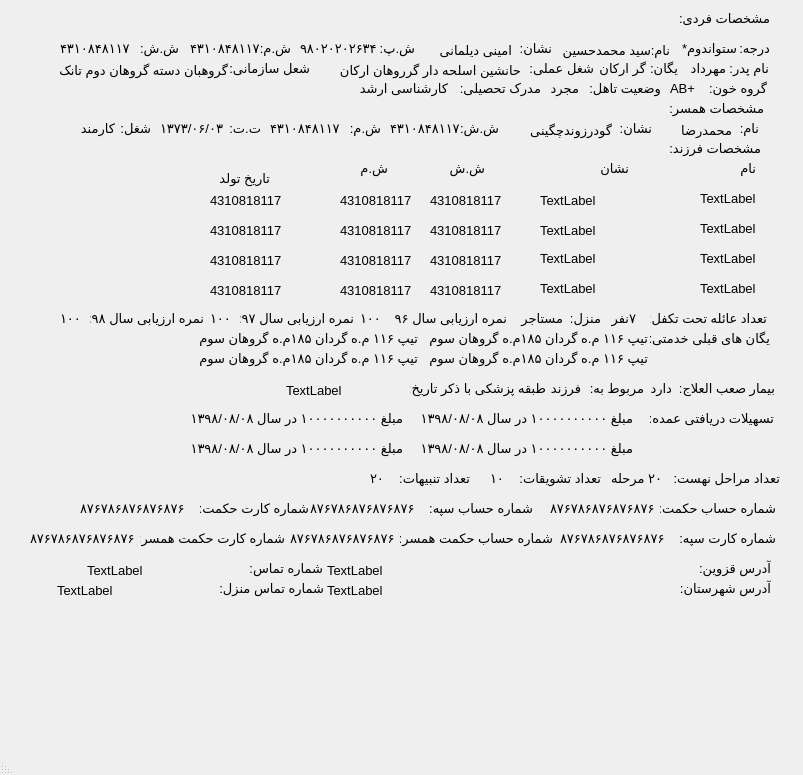
<?xml version="1.0" encoding="UTF-8"?>
<ui version="4.0">
 <class>MainWindow</class>
 <widget class="QMainWindow" name="MainWindow">
  <property name="enabled">
   <bool>true</bool>
  </property>
  <property name="geometry">
   <rect>
    <x>0</x>
    <y>0</y>
    <width>803</width>
    <height>775</height>
   </rect>
  </property>
  <property name="minimumSize">
   <size>
    <width>0</width>
    <height>775</height>
   </size>
  </property>
  <property name="windowTitle">
   <string>MainWindow</string>
  </property>
  <property name="layoutDirection">
   <enum>Qt::RightToLeft</enum>
  </property>
  <widget class="QWidget" name="centralwidget">
   <widget class="QLabel" name="label">
    <property name="geometry">
     <rect>
      <x>680</x>
      <y>10</y>
      <width>90</width>
      <height>17</height>
     </rect>
    </property>
    <property name="font">
     <font>
      <pointsize>10</pointsize>
     </font>
    </property>
    <property name="text">
     <string>مشخصات فردی:</string>
    </property>
   </widget>
   <widget class="QLabel" name="label_2">
    <property name="geometry">
     <rect>
      <x>730</x>
      <y>40</y>
      <width>40</width>
      <height>17</height>
     </rect>
    </property>
    <property name="font">
     <font>
      <pointsize>10</pointsize>
     </font>
    </property>
    <property name="text">
     <string>درجه:</string>
    </property>
   </widget>
   <widget class="QLabel" name="label_3">
    <property name="geometry">
     <rect>
      <x>680</x>
      <y>40</y>
      <width>57</width>
      <height>17</height>
     </rect>
    </property>
    <property name="font">
     <font>
      <pointsize>10</pointsize>
     </font>
    </property>
    <property name="text">
     <string>ستواندوم*</string>
    </property>
   </widget>
   <widget class="QLabel" name="label_4">
    <property name="geometry">
     <rect>
      <x>650</x>
      <y>40</y>
      <width>20</width>
      <height>20</height>
     </rect>
    </property>
    <property name="font">
     <font>
      <pointsize>10</pointsize>
     </font>
    </property>
    <property name="text">
     <string>نام:</string>
    </property>
   </widget>
   <widget class="QLabel" name="label_5">
    <property name="geometry">
     <rect>
      <x>560</x>
      <y>40</y>
      <width>91</width>
      <height>20</height>
     </rect>
    </property>
    <property name="font">
     <font>
      <pointsize>10</pointsize>
     </font>
    </property>
    <property name="text">
     <string>سید محمدحسین</string>
    </property>
   </widget>
   <widget class="QLabel" name="label_6">
    <property name="geometry">
     <rect>
      <x>520</x>
      <y>40</y>
      <width>32</width>
      <height>17</height>
     </rect>
    </property>
    <property name="font">
     <font>
      <pointsize>10</pointsize>
     </font>
    </property>
    <property name="text">
     <string>نشان:</string>
    </property>
   </widget>
   <widget class="QLabel" name="label_7">
    <property name="geometry">
     <rect>
      <x>421</x>
      <y>40</y>
      <width>91</width>
      <height>20</height>
     </rect>
    </property>
    <property name="font">
     <font>
      <pointsize>10</pointsize>
     </font>
    </property>
    <property name="text">
     <string>امینی دیلمانی</string>
    </property>
   </widget>
   <widget class="QLabel" name="label_8">
    <property name="geometry">
     <rect>
      <x>380</x>
      <y>40</y>
      <width>35</width>
      <height>17</height>
     </rect>
    </property>
    <property name="font">
     <font>
      <pointsize>10</pointsize>
     </font>
    </property>
    <property name="text">
     <string>ش.پ:</string>
    </property>
   </widget>
   <widget class="QLabel" name="label_9">
    <property name="geometry">
     <rect>
      <x>300</x>
      <y>40</y>
      <width>77</width>
      <height>17</height>
     </rect>
    </property>
    <property name="font">
     <font>
      <pointsize>10</pointsize>
     </font>
    </property>
    <property name="text">
     <string>۹۸۰۲۰۲۰۲۶۳۴</string>
    </property>
   </widget>
   <widget class="QLabel" name="label_10">
    <property name="geometry">
     <rect>
      <x>260</x>
      <y>40</y>
      <width>31</width>
      <height>17</height>
     </rect>
    </property>
    <property name="font">
     <font>
      <pointsize>10</pointsize>
     </font>
    </property>
    <property name="text">
     <string>ش.م:</string>
    </property>
   </widget>
   <widget class="QLabel" name="label_11">
    <property name="geometry">
     <rect>
      <x>190</x>
      <y>40</y>
      <width>70</width>
      <height>17</height>
     </rect>
    </property>
    <property name="font">
     <font>
      <pointsize>10</pointsize>
     </font>
    </property>
    <property name="text">
     <string>۴۳۱۰۸۴۸۱۱۷</string>
    </property>
   </widget>
   <widget class="QLabel" name="label_12">
    <property name="geometry">
     <rect>
      <x>730</x>
      <y>60</y>
      <width>39</width>
      <height>17</height>
     </rect>
    </property>
    <property name="font">
     <font>
      <pointsize>10</pointsize>
     </font>
    </property>
    <property name="text">
     <string>نام پدر:</string>
    </property>
   </widget>
   <widget class="QLabel" name="label_13">
    <property name="geometry">
     <rect>
      <x>690</x>
      <y>60</y>
      <width>36</width>
      <height>17</height>
     </rect>
    </property>
    <property name="font">
     <font>
      <pointsize>10</pointsize>
     </font>
    </property>
    <property name="text">
     <string>مهرداد</string>
    </property>
   </widget>
   <widget class="QLabel" name="label_14">
    <property name="geometry">
     <rect>
      <x>650</x>
      <y>60</y>
      <width>28</width>
      <height>17</height>
     </rect>
    </property>
    <property name="font">
     <font>
      <pointsize>10</pointsize>
     </font>
    </property>
    <property name="text">
     <string>یگان:</string>
    </property>
   </widget>
   <widget class="QLabel" name="label_15">
    <property name="geometry">
     <rect>
      <x>600</x>
      <y>60</y>
      <width>46</width>
      <height>17</height>
     </rect>
    </property>
    <property name="font">
     <font>
      <pointsize>10</pointsize>
     </font>
    </property>
    <property name="text">
     <string>گر ارکان</string>
    </property>
   </widget>
   <widget class="QLabel" name="label_16">
    <property name="geometry">
     <rect>
      <x>530</x>
      <y>60</y>
      <width>64</width>
      <height>17</height>
     </rect>
    </property>
    <property name="font">
     <font>
      <pointsize>10</pointsize>
     </font>
    </property>
    <property name="text">
     <string>شغل عملی:</string>
    </property>
   </widget>
   <widget class="QLabel" name="label_17">
    <property name="geometry">
     <rect>
      <x>320</x>
      <y>60</y>
      <width>201</width>
      <height>20</height>
     </rect>
    </property>
    <property name="font">
     <font>
      <pointsize>10</pointsize>
     </font>
    </property>
    <property name="text">
     <string>حانشین اسلحه دار گرروهان ارکان</string>
    </property>
   </widget>
   <widget class="QLabel" name="label_18">
    <property name="geometry">
     <rect>
      <x>230</x>
      <y>60</y>
      <width>80</width>
      <height>17</height>
     </rect>
    </property>
    <property name="font">
     <font>
      <pointsize>10</pointsize>
     </font>
    </property>
    <property name="text">
     <string>شعل سازمانی:</string>
    </property>
   </widget>
   <widget class="QLabel" name="label_19">
    <property name="geometry">
     <rect>
      <x>27</x>
      <y>60</y>
      <width>201</width>
      <height>20</height>
     </rect>
    </property>
    <property name="font">
     <font>
      <pointsize>10</pointsize>
     </font>
    </property>
    <property name="text">
     <string>گروهبان دسته گروهان دوم تانک</string>
    </property>
   </widget>
   <widget class="QLabel" name="label_20">
    <property name="geometry">
     <rect>
      <x>460</x>
      <y>80</y>
      <width>81</width>
      <height>17</height>
     </rect>
    </property>
    <property name="font">
     <font>
      <pointsize>10</pointsize>
     </font>
    </property>
    <property name="text">
     <string>مدرک تحصیلی:</string>
    </property>
   </widget>
   <widget class="QLabel" name="label_21">
    <property name="geometry">
     <rect>
      <x>360</x>
      <y>80</y>
      <width>88</width>
      <height>17</height>
     </rect>
    </property>
    <property name="font">
     <font>
      <pointsize>10</pointsize>
     </font>
    </property>
    <property name="text">
     <string>کارشناسی ارشد</string>
    </property>
   </widget>
   <widget class="QLabel" name="label_22">
    <property name="geometry">
     <rect>
      <x>710</x>
      <y>80</y>
      <width>57</width>
      <height>17</height>
     </rect>
    </property>
    <property name="font">
     <font>
      <pointsize>10</pointsize>
     </font>
    </property>
    <property name="text">
     <string>گروه خون:</string>
    </property>
   </widget>
   <widget class="QLabel" name="label_23">
    <property name="geometry">
     <rect>
      <x>670</x>
      <y>80</y>
      <width>25</width>
      <height>16</height>
     </rect>
    </property>
    <property name="font">
     <font>
      <pointsize>10</pointsize>
     </font>
    </property>
    <property name="text">
     <string>AB+</string>
    </property>
   </widget>
   <widget class="QLabel" name="label_24">
    <property name="geometry">
     <rect>
      <x>590</x>
      <y>80</y>
      <width>71</width>
      <height>17</height>
     </rect>
    </property>
    <property name="font">
     <font>
      <pointsize>10</pointsize>
     </font>
    </property>
    <property name="text">
     <string>وضعیت تاهل:</string>
    </property>
   </widget>
   <widget class="QLabel" name="label_25">
    <property name="geometry">
     <rect>
      <x>550</x>
      <y>80</y>
      <width>29</width>
      <height>17</height>
     </rect>
    </property>
    <property name="font">
     <font>
      <pointsize>10</pointsize>
     </font>
    </property>
    <property name="text">
     <string>مجرد</string>
    </property>
   </widget>
   <widget class="QLabel" name="label_26">
    <property name="geometry">
     <rect>
      <x>140</x>
      <y>40</y>
      <width>39</width>
      <height>17</height>
     </rect>
    </property>
    <property name="font">
     <font>
      <pointsize>10</pointsize>
     </font>
    </property>
    <property name="text">
     <string>ش.ش:</string>
    </property>
   </widget>
   <widget class="QLabel" name="label_27">
    <property name="geometry">
     <rect>
      <x>60</x>
      <y>40</y>
      <width>70</width>
      <height>17</height>
     </rect>
    </property>
    <property name="font">
     <font>
      <pointsize>10</pointsize>
     </font>
    </property>
    <property name="text">
     <string>۴۳۱۰۸۴۸۱۱۷</string>
    </property>
   </widget>
   <widget class="QLabel" name="label_28">
    <property name="geometry">
     <rect>
      <x>670</x>
      <y>100</y>
      <width>94</width>
      <height>17</height>
     </rect>
    </property>
    <property name="font">
     <font>
      <pointsize>10</pointsize>
     </font>
    </property>
    <property name="text">
     <string>مشخصات همسر:</string>
    </property>
   </widget>
   <widget class="QLabel" name="label_29">
    <property name="geometry">
     <rect>
      <x>740</x>
      <y>120</y>
      <width>19</width>
      <height>17</height>
     </rect>
    </property>
    <property name="font">
     <font>
      <pointsize>10</pointsize>
     </font>
    </property>
    <property name="text">
     <string>نام:</string>
    </property>
   </widget>
   <widget class="QLabel" name="label_30">
    <property name="geometry">
     <rect>
      <x>661</x>
      <y>120</y>
      <width>71</width>
      <height>20</height>
     </rect>
    </property>
    <property name="font">
     <font>
      <pointsize>10</pointsize>
     </font>
    </property>
    <property name="text">
     <string>محمدرضا</string>
    </property>
   </widget>
   <widget class="QLabel" name="label_31">
    <property name="geometry">
     <rect>
      <x>620</x>
      <y>120</y>
      <width>32</width>
      <height>17</height>
     </rect>
    </property>
    <property name="font">
     <font>
      <pointsize>10</pointsize>
     </font>
    </property>
    <property name="text">
     <string>نشان:</string>
    </property>
   </widget>
   <widget class="QLabel" name="label_32">
    <property name="geometry">
     <rect>
      <x>501</x>
      <y>120</y>
      <width>111</width>
      <height>20</height>
     </rect>
    </property>
    <property name="font">
     <font>
      <pointsize>10</pointsize>
     </font>
    </property>
    <property name="text">
     <string>گودرزوندچگینی</string>
    </property>
   </widget>
   <widget class="QLabel" name="label_33">
    <property name="geometry">
     <rect>
      <x>460</x>
      <y>120</y>
      <width>39</width>
      <height>17</height>
     </rect>
    </property>
    <property name="font">
     <font>
      <pointsize>10</pointsize>
     </font>
    </property>
    <property name="text">
     <string>ش.ش:</string>
    </property>
   </widget>
   <widget class="QLabel" name="label_34">
    <property name="geometry">
     <rect>
      <x>390</x>
      <y>120</y>
      <width>70</width>
      <height>17</height>
     </rect>
    </property>
    <property name="font">
     <font>
      <pointsize>10</pointsize>
     </font>
    </property>
    <property name="text">
     <string>۴۳۱۰۸۴۸۱۱۷</string>
    </property>
   </widget>
   <widget class="QLabel" name="label_35">
    <property name="geometry">
     <rect>
      <x>350</x>
      <y>120</y>
      <width>31</width>
      <height>17</height>
     </rect>
    </property>
    <property name="font">
     <font>
      <pointsize>10</pointsize>
     </font>
    </property>
    <property name="text">
     <string>ش.م:</string>
    </property>
   </widget>
   <widget class="QLabel" name="label_36">
    <property name="geometry">
     <rect>
      <x>270</x>
      <y>120</y>
      <width>70</width>
      <height>17</height>
     </rect>
    </property>
    <property name="font">
     <font>
      <pointsize>10</pointsize>
     </font>
    </property>
    <property name="text">
     <string>۴۳۱۰۸۴۸۱۱۷</string>
    </property>
   </widget>
   <widget class="QLabel" name="label_37">
    <property name="geometry">
     <rect>
      <x>230</x>
      <y>120</y>
      <width>31</width>
      <height>17</height>
     </rect>
    </property>
    <property name="font">
     <font>
      <pointsize>10</pointsize>
     </font>
    </property>
    <property name="text">
     <string>ت.ت:</string>
    </property>
   </widget>
   <widget class="QLabel" name="label_38">
    <property name="geometry">
     <rect>
      <x>160</x>
      <y>120</y>
      <width>66</width>
      <height>17</height>
     </rect>
    </property>
    <property name="font">
     <font>
      <pointsize>10</pointsize>
     </font>
    </property>
    <property name="text">
     <string>۱۳۷۳/۰۶/۰۳</string>
    </property>
   </widget>
   <widget class="QLabel" name="label_39">
    <property name="geometry">
     <rect>
      <x>120</x>
      <y>120</y>
      <width>31</width>
      <height>17</height>
     </rect>
    </property>
    <property name="font">
     <font>
      <pointsize>10</pointsize>
     </font>
    </property>
    <property name="text">
     <string>شغل:</string>
    </property>
   </widget>
   <widget class="QLabel" name="label_40">
    <property name="geometry">
     <rect>
      <x>80</x>
      <y>120</y>
      <width>35</width>
      <height>17</height>
     </rect>
    </property>
    <property name="font">
     <font>
      <pointsize>10</pointsize>
     </font>
    </property>
    <property name="text">
     <string>کارمند</string>
    </property>
   </widget>
   <widget class="QLabel" name="label_41">
    <property name="geometry">
     <rect>
      <x>670</x>
      <y>140</y>
      <width>91</width>
      <height>17</height>
     </rect>
    </property>
    <property name="font">
     <font>
      <pointsize>10</pointsize>
     </font>
    </property>
    <property name="text">
     <string>مشخصات فرزند:</string>
    </property>
   </widget>
   <widget class="QLabel" name="label_42">
    <property name="geometry">
     <rect>
      <x>740</x>
      <y>160</y>
      <width>16</width>
      <height>17</height>
     </rect>
    </property>
    <property name="font">
     <font>
      <pointsize>10</pointsize>
     </font>
    </property>
    <property name="text">
     <string>نام</string>
    </property>
   </widget>
   <widget class="QLabel" name="label_44">
    <property name="geometry">
     <rect>
      <x>600</x>
      <y>160</y>
      <width>29</width>
      <height>17</height>
     </rect>
    </property>
    <property name="font">
     <font>
      <pointsize>10</pointsize>
     </font>
    </property>
    <property name="text">
     <string>نشان</string>
    </property>
   </widget>
   <widget class="QLabel" name="label_45">
    <property name="geometry">
     <rect>
      <x>450</x>
      <y>160</y>
      <width>35</width>
      <height>17</height>
     </rect>
    </property>
    <property name="font">
     <font>
      <pointsize>10</pointsize>
     </font>
    </property>
    <property name="text">
     <string>ش.ش</string>
    </property>
   </widget>
   <widget class="QLabel" name="label_46">
    <property name="geometry">
     <rect>
      <x>360</x>
      <y>160</y>
      <width>28</width>
      <height>17</height>
     </rect>
    </property>
    <property name="font">
     <font>
      <pointsize>10</pointsize>
     </font>
    </property>
    <property name="text">
     <string>ش.م</string>
    </property>
   </widget>
   <widget class="QLabel" name="label_47">
    <property name="geometry">
     <rect>
      <x>220</x>
      <y>170</y>
      <width>50</width>
      <height>17</height>
     </rect>
    </property>
    <property name="font">
     <font>
      <pointsize>10</pointsize>
     </font>
    </property>
    <property name="text">
     <string>تاریخ تولد</string>
    </property>
   </widget>
   <widget class="QLabel" name="label_51">
    <property name="geometry">
     <rect>
      <x>540</x>
      <y>190</y>
      <width>91</width>
      <height>20</height>
     </rect>
    </property>
    <property name="font">
     <font>
      <pointsize>10</pointsize>
     </font>
    </property>
    <property name="text">
     <string>TextLabel</string>
    </property>
   </widget>
   <widget class="QLabel" name="label_52">
    <property name="geometry">
     <rect>
      <x>430</x>
      <y>190</y>
      <width>81</width>
      <height>20</height>
     </rect>
    </property>
    <property name="font">
     <font>
      <pointsize>10</pointsize>
     </font>
    </property>
    <property name="text">
     <string>4310818117</string>
    </property>
   </widget>
   <widget class="QLabel" name="label_55">
    <property name="geometry">
     <rect>
      <x>700</x>
      <y>190</y>
      <width>58</width>
      <height>16</height>
     </rect>
    </property>
    <property name="font">
     <font>
      <pointsize>10</pointsize>
     </font>
    </property>
    <property name="text">
     <string>TextLabel</string>
    </property>
   </widget>
   <widget class="QLabel" name="label_56">
    <property name="geometry">
     <rect>
      <x>700</x>
      <y>220</y>
      <width>58</width>
      <height>16</height>
     </rect>
    </property>
    <property name="font">
     <font>
      <pointsize>10</pointsize>
     </font>
    </property>
    <property name="text">
     <string>TextLabel</string>
    </property>
   </widget>
   <widget class="QLabel" name="label_57">
    <property name="geometry">
     <rect>
      <x>540</x>
      <y>220</y>
      <width>91</width>
      <height>20</height>
     </rect>
    </property>
    <property name="font">
     <font>
      <pointsize>10</pointsize>
     </font>
    </property>
    <property name="text">
     <string>TextLabel</string>
    </property>
   </widget>
   <widget class="QLabel" name="label_61">
    <property name="geometry">
     <rect>
      <x>540</x>
      <y>250</y>
      <width>91</width>
      <height>16</height>
     </rect>
    </property>
    <property name="font">
     <font>
      <pointsize>10</pointsize>
     </font>
    </property>
    <property name="text">
     <string>TextLabel</string>
    </property>
   </widget>
   <widget class="QLabel" name="label_65">
    <property name="geometry">
     <rect>
      <x>700</x>
      <y>250</y>
      <width>58</width>
      <height>16</height>
     </rect>
    </property>
    <property name="font">
     <font>
      <pointsize>10</pointsize>
     </font>
    </property>
    <property name="text">
     <string>TextLabel</string>
    </property>
   </widget>
   <widget class="QLabel" name="label_66">
    <property name="geometry">
     <rect>
      <x>700</x>
      <y>280</y>
      <width>58</width>
      <height>16</height>
     </rect>
    </property>
    <property name="font">
     <font>
      <pointsize>10</pointsize>
     </font>
    </property>
    <property name="text">
     <string>TextLabel</string>
    </property>
   </widget>
   <widget class="QLabel" name="label_67">
    <property name="geometry">
     <rect>
      <x>540</x>
      <y>280</y>
      <width>91</width>
      <height>16</height>
     </rect>
    </property>
    <property name="font">
     <font>
      <pointsize>10</pointsize>
     </font>
    </property>
    <property name="text">
     <string>TextLabel</string>
    </property>
   </widget>
   <widget class="QLabel" name="label_71">
    <property name="geometry">
     <rect>
      <x>650</x>
      <y>310</y>
      <width>117</width>
      <height>17</height>
     </rect>
    </property>
    <property name="font">
     <font>
      <pointsize>10</pointsize>
     </font>
    </property>
    <property name="text">
     <string>تعداد عائله تحت تکفل:</string>
    </property>
   </widget>
   <widget class="QLabel" name="label_72">
    <property name="geometry">
     <rect>
      <x>610</x>
      <y>310</y>
      <width>26</width>
      <height>17</height>
     </rect>
    </property>
    <property name="font">
     <font>
      <pointsize>10</pointsize>
     </font>
    </property>
    <property name="text">
     <string>۷نفر</string>
    </property>
   </widget>
   <widget class="QLabel" name="label_73">
    <property name="geometry">
     <rect>
      <x>570</x>
      <y>310</y>
      <width>31</width>
      <height>17</height>
     </rect>
    </property>
    <property name="font">
     <font>
      <pointsize>10</pointsize>
     </font>
    </property>
    <property name="text">
     <string>منزل:</string>
    </property>
   </widget>
   <widget class="QLabel" name="label_74">
    <property name="geometry">
     <rect>
      <x>520</x>
      <y>310</y>
      <width>43</width>
      <height>17</height>
     </rect>
    </property>
    <property name="font">
     <font>
      <pointsize>10</pointsize>
     </font>
    </property>
    <property name="text">
     <string>مستاجر</string>
    </property>
   </widget>
   <widget class="QLabel" name="label_75">
    <property name="geometry">
     <rect>
      <x>390</x>
      <y>310</y>
      <width>117</width>
      <height>17</height>
     </rect>
    </property>
    <property name="font">
     <font>
      <pointsize>10</pointsize>
     </font>
    </property>
    <property name="text">
     <string>نمره ارزیابی سال ۹۶ :</string>
    </property>
   </widget>
   <widget class="QLabel" name="label_76">
    <property name="geometry">
     <rect>
      <x>360</x>
      <y>310</y>
      <width>21</width>
      <height>17</height>
     </rect>
    </property>
    <property name="font">
     <font>
      <pointsize>10</pointsize>
     </font>
    </property>
    <property name="text">
     <string>۱۰۰</string>
    </property>
   </widget>
   <widget class="QLabel" name="label_77">
    <property name="geometry">
     <rect>
      <x>240</x>
      <y>310</y>
      <width>114</width>
      <height>17</height>
     </rect>
    </property>
    <property name="font">
     <font>
      <pointsize>10</pointsize>
     </font>
    </property>
    <property name="text">
     <string>نمره ارزیابی سال ۹۷:</string>
    </property>
   </widget>
   <widget class="QLabel" name="label_78">
    <property name="geometry">
     <rect>
      <x>210</x>
      <y>310</y>
      <width>21</width>
      <height>17</height>
     </rect>
    </property>
    <property name="font">
     <font>
      <pointsize>10</pointsize>
     </font>
    </property>
    <property name="text">
     <string>۱۰۰</string>
    </property>
   </widget>
   <widget class="QLabel" name="label_79">
    <property name="geometry">
     <rect>
      <x>90</x>
      <y>310</y>
      <width>114</width>
      <height>17</height>
     </rect>
    </property>
    <property name="font">
     <font>
      <pointsize>10</pointsize>
     </font>
    </property>
    <property name="text">
     <string>نمره ارزیابی سال ۹۸:</string>
    </property>
   </widget>
   <widget class="QLabel" name="label_80">
    <property name="geometry">
     <rect>
      <x>60</x>
      <y>310</y>
      <width>21</width>
      <height>17</height>
     </rect>
    </property>
    <property name="font">
     <font>
      <pointsize>10</pointsize>
     </font>
    </property>
    <property name="text">
     <string>۱۰۰</string>
    </property>
   </widget>
   <widget class="QLabel" name="label_81">
    <property name="geometry">
     <rect>
      <x>650</x>
      <y>330</y>
      <width>120</width>
      <height>17</height>
     </rect>
    </property>
    <property name="font">
     <font>
      <pointsize>10</pointsize>
     </font>
    </property>
    <property name="text">
     <string>یگان های قبلی خدمتی:</string>
    </property>
   </widget>
   <widget class="QLabel" name="label_82">
    <property name="geometry">
     <rect>
      <x>430</x>
      <y>330</y>
      <width>218</width>
      <height>17</height>
     </rect>
    </property>
    <property name="font">
     <font>
      <pointsize>10</pointsize>
     </font>
    </property>
    <property name="text">
     <string>تیپ ۱۱۶ م.ه گردان ۱۸۵م.ه گروهان سوم </string>
    </property>
   </widget>
   <widget class="QLabel" name="label_86">
    <property name="geometry">
     <rect>
      <x>680</x>
      <y>380</y>
      <width>95</width>
      <height>17</height>
     </rect>
    </property>
    <property name="font">
     <font>
      <pointsize>10</pointsize>
     </font>
    </property>
    <property name="text">
     <string>بیمار صعب العلاج:</string>
    </property>
   </widget>
   <widget class="QLabel" name="label_87">
    <property name="geometry">
     <rect>
      <x>650</x>
      <y>380</y>
      <width>22</width>
      <height>17</height>
     </rect>
    </property>
    <property name="font">
     <font>
      <pointsize>10</pointsize>
     </font>
    </property>
    <property name="text">
     <string>دارد</string>
    </property>
   </widget>
   <widget class="QLabel" name="label_88">
    <property name="geometry">
     <rect>
      <x>590</x>
      <y>380</y>
      <width>54</width>
      <height>17</height>
     </rect>
    </property>
    <property name="font">
     <font>
      <pointsize>10</pointsize>
     </font>
    </property>
    <property name="text">
     <string>مربوط به:</string>
    </property>
   </widget>
   <widget class="QLabel" name="label_89">
    <property name="geometry">
     <rect>
      <x>550</x>
      <y>380</y>
      <width>31</width>
      <height>17</height>
     </rect>
    </property>
    <property name="font">
     <font>
      <pointsize>10</pointsize>
     </font>
    </property>
    <property name="text">
     <string>فرزند</string>
    </property>
   </widget>
   <widget class="QLabel" name="label_90">
    <property name="geometry">
     <rect>
      <x>410</x>
      <y>380</y>
      <width>136</width>
      <height>17</height>
     </rect>
    </property>
    <property name="font">
     <font>
      <pointsize>10</pointsize>
     </font>
    </property>
    <property name="text">
     <string>طبقه پزشکی با ذکر تاریخ:</string>
    </property>
   </widget>
   <widget class="QLabel" name="label_92">
    <property name="geometry">
     <rect>
      <x>650</x>
      <y>410</y>
      <width>124</width>
      <height>17</height>
     </rect>
    </property>
    <property name="font">
     <font>
      <pointsize>10</pointsize>
     </font>
    </property>
    <property name="text">
     <string>تسهیلات دریافتی عمده:</string>
    </property>
   </widget>
   <widget class="QLabel" name="label_93">
    <property name="geometry">
     <rect>
      <x>420</x>
      <y>410</y>
      <width>213</width>
      <height>17</height>
     </rect>
    </property>
    <property name="font">
     <font>
      <pointsize>10</pointsize>
     </font>
    </property>
    <property name="text">
     <string>مبلغ ۱۰۰۰۰۰۰۰۰۰۰ در سال ۱۳۹۸/۰۸/۰۸</string>
    </property>
   </widget>
   <widget class="QLabel" name="label_97">
    <property name="geometry">
     <rect>
      <x>670</x>
      <y>470</y>
      <width>110</width>
      <height>17</height>
     </rect>
    </property>
    <property name="font">
     <font>
      <pointsize>10</pointsize>
     </font>
    </property>
    <property name="text">
     <string>تعداد مراحل نهست:</string>
    </property>
   </widget>
   <widget class="QLabel" name="label_98">
    <property name="geometry">
     <rect>
      <x>610</x>
      <y>470</y>
      <width>52</width>
      <height>17</height>
     </rect>
    </property>
    <property name="font">
     <font>
      <pointsize>10</pointsize>
     </font>
    </property>
    <property name="text">
     <string>۲۰ مرحله</string>
    </property>
   </widget>
   <widget class="QLabel" name="label_99">
    <property name="geometry">
     <rect>
      <x>520</x>
      <y>470</y>
      <width>81</width>
      <height>17</height>
     </rect>
    </property>
    <property name="font">
     <font>
      <pointsize>10</pointsize>
     </font>
    </property>
    <property name="text">
     <string>تعداد تشویقات:</string>
    </property>
   </widget>
   <widget class="QLabel" name="label_100">
    <property name="geometry">
     <rect>
      <x>490</x>
      <y>470</y>
      <width>14</width>
      <height>17</height>
     </rect>
    </property>
    <property name="font">
     <font>
      <pointsize>10</pointsize>
     </font>
    </property>
    <property name="text">
     <string>۱۰</string>
    </property>
   </widget>
   <widget class="QLabel" name="label_101">
    <property name="geometry">
     <rect>
      <x>400</x>
      <y>470</y>
      <width>70</width>
      <height>17</height>
     </rect>
    </property>
    <property name="font">
     <font>
      <pointsize>10</pointsize>
     </font>
    </property>
    <property name="text">
     <string>تعداد تنبیهات:</string>
    </property>
   </widget>
   <widget class="QLabel" name="label_102">
    <property name="geometry">
     <rect>
      <x>370</x>
      <y>470</y>
      <width>14</width>
      <height>17</height>
     </rect>
    </property>
    <property name="font">
     <font>
      <pointsize>10</pointsize>
     </font>
    </property>
    <property name="text">
     <string>۲۰</string>
    </property>
   </widget>
   <widget class="QLabel" name="label_103">
    <property name="geometry">
     <rect>
      <x>660</x>
      <y>500</y>
      <width>116</width>
      <height>17</height>
     </rect>
    </property>
    <property name="font">
     <font>
      <pointsize>10</pointsize>
     </font>
    </property>
    <property name="text">
     <string>شماره حساب حکمت:</string>
    </property>
   </widget>
   <widget class="QLabel" name="label_104">
    <property name="geometry">
     <rect>
      <x>550</x>
      <y>500</y>
      <width>105</width>
      <height>17</height>
     </rect>
    </property>
    <property name="font">
     <font>
      <pointsize>10</pointsize>
     </font>
    </property>
    <property name="text">
     <string>۸۷۶۷۸۶۸۷۶۸۷۶۸۷۶</string>
    </property>
   </widget>
   <widget class="QLabel" name="label_105">
    <property name="geometry">
     <rect>
      <x>430</x>
      <y>500</y>
      <width>103</width>
      <height>17</height>
     </rect>
    </property>
    <property name="font">
     <font>
      <pointsize>10</pointsize>
     </font>
    </property>
    <property name="text">
     <string>شماره حساب سپه:</string>
    </property>
   </widget>
   <widget class="QLabel" name="label_106">
    <property name="geometry">
     <rect>
      <x>310</x>
      <y>500</y>
      <width>105</width>
      <height>17</height>
     </rect>
    </property>
    <property name="font">
     <font>
      <pointsize>10</pointsize>
     </font>
    </property>
    <property name="text">
     <string>۸۷۶۷۸۶۸۷۶۸۷۶۸۷۶</string>
    </property>
   </widget>
   <widget class="QLabel" name="label_107">
    <property name="geometry">
     <rect>
      <x>400</x>
      <y>530</y>
      <width>153</width>
      <height>17</height>
     </rect>
    </property>
    <property name="font">
     <font>
      <pointsize>10</pointsize>
     </font>
    </property>
    <property name="text">
     <string>شماره حساب حکمت همسر:</string>
    </property>
   </widget>
   <widget class="QLabel" name="label_108">
    <property name="geometry">
     <rect>
      <x>290</x>
      <y>530</y>
      <width>105</width>
      <height>17</height>
     </rect>
    </property>
    <property name="font">
     <font>
      <pointsize>10</pointsize>
     </font>
    </property>
    <property name="text">
     <string>۸۷۶۷۸۶۸۷۶۸۷۶۸۷۶</string>
    </property>
   </widget>
   <widget class="QLabel" name="label_109">
    <property name="geometry">
     <rect>
      <x>200</x>
      <y>500</y>
      <width>109</width>
      <height>17</height>
     </rect>
    </property>
    <property name="font">
     <font>
      <pointsize>10</pointsize>
     </font>
    </property>
    <property name="text">
     <string>شماره کارت حکمت:</string>
    </property>
   </widget>
   <widget class="QLabel" name="label_110">
    <property name="geometry">
     <rect>
      <x>80</x>
      <y>500</y>
      <width>105</width>
      <height>17</height>
     </rect>
    </property>
    <property name="font">
     <font>
      <pointsize>10</pointsize>
     </font>
    </property>
    <property name="text">
     <string>۸۷۶۷۸۶۸۷۶۸۷۶۸۷۶</string>
    </property>
   </widget>
   <widget class="QLabel" name="label_111">
    <property name="geometry">
     <rect>
      <x>680</x>
      <y>530</y>
      <width>96</width>
      <height>17</height>
     </rect>
    </property>
    <property name="font">
     <font>
      <pointsize>10</pointsize>
     </font>
    </property>
    <property name="text">
     <string>شماره کارت سپه:</string>
    </property>
   </widget>
   <widget class="QLabel" name="label_112">
    <property name="geometry">
     <rect>
      <x>560</x>
      <y>530</y>
      <width>105</width>
      <height>17</height>
     </rect>
    </property>
    <property name="font">
     <font>
      <pointsize>10</pointsize>
     </font>
    </property>
    <property name="text">
     <string>۸۷۶۷۸۶۸۷۶۸۷۶۸۷۶</string>
    </property>
   </widget>
   <widget class="QLabel" name="label_113">
    <property name="geometry">
     <rect>
      <x>140</x>
      <y>530</y>
      <width>145</width>
      <height>17</height>
     </rect>
    </property>
    <property name="font">
     <font>
      <pointsize>10</pointsize>
     </font>
    </property>
    <property name="text">
     <string>شماره کارت حکمت همسر:</string>
    </property>
   </widget>
   <widget class="QLabel" name="label_114">
    <property name="geometry">
     <rect>
      <x>30</x>
      <y>530</y>
      <width>105</width>
      <height>17</height>
     </rect>
    </property>
    <property name="font">
     <font>
      <pointsize>10</pointsize>
     </font>
    </property>
    <property name="text">
     <string>۸۷۶۷۸۶۸۷۶۸۷۶۸۷۶</string>
    </property>
   </widget>
   <widget class="QLabel" name="label_115">
    <property name="geometry">
     <rect>
      <x>700</x>
      <y>560</y>
      <width>71</width>
      <height>17</height>
     </rect>
    </property>
    <property name="font">
     <font>
      <pointsize>10</pointsize>
     </font>
    </property>
    <property name="text">
     <string>آدرس قزوین:</string>
    </property>
   </widget>
   <widget class="QLabel" name="label_116">
    <property name="geometry">
     <rect>
      <x>680</x>
      <y>580</y>
      <width>91</width>
      <height>17</height>
     </rect>
    </property>
    <property name="font">
     <font>
      <pointsize>10</pointsize>
     </font>
    </property>
    <property name="text">
     <string>آدرس شهرستان:</string>
    </property>
   </widget>
   <widget class="QLabel" name="label_117">
    <property name="geometry">
     <rect>
      <x>220</x>
      <y>580</y>
      <width>104</width>
      <height>17</height>
     </rect>
    </property>
    <property name="font">
     <font>
      <pointsize>10</pointsize>
     </font>
    </property>
    <property name="text">
     <string>شماره تماس منزل:</string>
    </property>
   </widget>
   <widget class="QLabel" name="label_118">
    <property name="geometry">
     <rect>
      <x>250</x>
      <y>560</y>
      <width>73</width>
      <height>17</height>
     </rect>
    </property>
    <property name="font">
     <font>
      <pointsize>10</pointsize>
     </font>
    </property>
    <property name="text">
     <string>شماره تماس:</string>
    </property>
   </widget>
   <widget class="QLabel" name="label_119">
    <property name="geometry">
     <rect>
      <x>87</x>
      <y>560</y>
      <width>151</width>
      <height>20</height>
     </rect>
    </property>
    <property name="font">
     <font>
      <pointsize>10</pointsize>
     </font>
    </property>
    <property name="text">
     <string>TextLabel</string>
    </property>
   </widget>
   <widget class="QLabel" name="label_120">
    <property name="geometry">
     <rect>
      <x>57</x>
      <y>580</y>
      <width>151</width>
      <height>20</height>
     </rect>
    </property>
    <property name="font">
     <font>
      <pointsize>10</pointsize>
     </font>
    </property>
    <property name="text">
     <string>TextLabel</string>
    </property>
   </widget>
   <widget class="QLabel" name="label_121">
    <property name="geometry">
     <rect>
      <x>327</x>
      <y>560</y>
      <width>331</width>
      <height>20</height>
     </rect>
    </property>
    <property name="font">
     <font>
      <pointsize>10</pointsize>
     </font>
    </property>
    <property name="text">
     <string>TextLabel</string>
    </property>
   </widget>
   <widget class="QLabel" name="label_122">
    <property name="geometry">
     <rect>
      <x>327</x>
      <y>580</y>
      <width>341</width>
      <height>20</height>
     </rect>
    </property>
    <property name="font">
     <font>
      <pointsize>10</pointsize>
     </font>
    </property>
    <property name="text">
     <string>TextLabel</string>
    </property>
   </widget>
   <widget class="QLabel" name="label_58">
    <property name="geometry">
     <rect>
      <x>430</x>
      <y>220</y>
      <width>81</width>
      <height>20</height>
     </rect>
    </property>
    <property name="font">
     <font>
      <pointsize>10</pointsize>
     </font>
    </property>
    <property name="text">
     <string>4310818117</string>
    </property>
   </widget>
   <widget class="QLabel" name="label_123">
    <property name="geometry">
     <rect>
      <x>430</x>
      <y>250</y>
      <width>81</width>
      <height>20</height>
     </rect>
    </property>
    <property name="font">
     <font>
      <pointsize>10</pointsize>
     </font>
    </property>
    <property name="text">
     <string>4310818117</string>
    </property>
   </widget>
   <widget class="QLabel" name="label_124">
    <property name="geometry">
     <rect>
      <x>430</x>
      <y>280</y>
      <width>81</width>
      <height>20</height>
     </rect>
    </property>
    <property name="font">
     <font>
      <pointsize>10</pointsize>
     </font>
    </property>
    <property name="text">
     <string>4310818117</string>
    </property>
   </widget>
   <widget class="QLabel" name="label_53">
    <property name="geometry">
     <rect>
      <x>340</x>
      <y>190</y>
      <width>81</width>
      <height>20</height>
     </rect>
    </property>
    <property name="font">
     <font>
      <pointsize>10</pointsize>
     </font>
    </property>
    <property name="text">
     <string>4310818117</string>
    </property>
   </widget>
   <widget class="QLabel" name="label_59">
    <property name="geometry">
     <rect>
      <x>340</x>
      <y>220</y>
      <width>81</width>
      <height>20</height>
     </rect>
    </property>
    <property name="font">
     <font>
      <pointsize>10</pointsize>
     </font>
    </property>
    <property name="text">
     <string>4310818117</string>
    </property>
   </widget>
   <widget class="QLabel" name="label_62">
    <property name="geometry">
     <rect>
      <x>340</x>
      <y>250</y>
      <width>81</width>
      <height>20</height>
     </rect>
    </property>
    <property name="font">
     <font>
      <pointsize>10</pointsize>
     </font>
    </property>
    <property name="text">
     <string>4310818117</string>
    </property>
   </widget>
   <widget class="QLabel" name="label_64">
    <property name="geometry">
     <rect>
      <x>340</x>
      <y>280</y>
      <width>81</width>
      <height>20</height>
     </rect>
    </property>
    <property name="font">
     <font>
      <pointsize>10</pointsize>
     </font>
    </property>
    <property name="text">
     <string>4310818117</string>
    </property>
   </widget>
   <widget class="QLabel" name="label_54">
    <property name="geometry">
     <rect>
      <x>210</x>
      <y>190</y>
      <width>81</width>
      <height>20</height>
     </rect>
    </property>
    <property name="font">
     <font>
      <pointsize>10</pointsize>
     </font>
    </property>
    <property name="text">
     <string>4310818117</string>
    </property>
   </widget>
   <widget class="QLabel" name="label_60">
    <property name="geometry">
     <rect>
      <x>210</x>
      <y>220</y>
      <width>81</width>
      <height>20</height>
     </rect>
    </property>
    <property name="font">
     <font>
      <pointsize>10</pointsize>
     </font>
    </property>
    <property name="text">
     <string>4310818117</string>
    </property>
   </widget>
   <widget class="QLabel" name="label_63">
    <property name="geometry">
     <rect>
      <x>210</x>
      <y>250</y>
      <width>81</width>
      <height>20</height>
     </rect>
    </property>
    <property name="font">
     <font>
      <pointsize>10</pointsize>
     </font>
    </property>
    <property name="text">
     <string>4310818117</string>
    </property>
   </widget>
   <widget class="QLabel" name="label_68">
    <property name="geometry">
     <rect>
      <x>210</x>
      <y>280</y>
      <width>81</width>
      <height>20</height>
     </rect>
    </property>
    <property name="font">
     <font>
      <pointsize>10</pointsize>
     </font>
    </property>
    <property name="text">
     <string>4310818117</string>
    </property>
   </widget>
   <widget class="QLabel" name="label_83">
    <property name="geometry">
     <rect>
      <x>200</x>
      <y>330</y>
      <width>218</width>
      <height>17</height>
     </rect>
    </property>
    <property name="font">
     <font>
      <pointsize>10</pointsize>
     </font>
    </property>
    <property name="text">
     <string>تیپ ۱۱۶ م.ه گردان ۱۸۵م.ه گروهان سوم </string>
    </property>
   </widget>
   <widget class="QLabel" name="label_84">
    <property name="geometry">
     <rect>
      <x>430</x>
      <y>350</y>
      <width>218</width>
      <height>17</height>
     </rect>
    </property>
    <property name="font">
     <font>
      <pointsize>10</pointsize>
     </font>
    </property>
    <property name="text">
     <string>تیپ ۱۱۶ م.ه گردان ۱۸۵م.ه گروهان سوم </string>
    </property>
   </widget>
   <widget class="QLabel" name="label_85">
    <property name="geometry">
     <rect>
      <x>200</x>
      <y>350</y>
      <width>218</width>
      <height>17</height>
     </rect>
    </property>
    <property name="font">
     <font>
      <pointsize>10</pointsize>
     </font>
    </property>
    <property name="text">
     <string>تیپ ۱۱۶ م.ه گردان ۱۸۵م.ه گروهان سوم </string>
    </property>
   </widget>
   <widget class="QLabel" name="label_43">
    <property name="geometry">
     <rect>
      <x>286</x>
      <y>380</y>
      <width>111</width>
      <height>20</height>
     </rect>
    </property>
    <property name="font">
     <font>
      <pointsize>10</pointsize>
     </font>
    </property>
    <property name="text">
     <string>TextLabel</string>
    </property>
   </widget>
   <widget class="QLabel" name="label_125">
    <property name="geometry">
     <rect>
      <x>190</x>
      <y>410</y>
      <width>213</width>
      <height>17</height>
     </rect>
    </property>
    <property name="font">
     <font>
      <pointsize>10</pointsize>
     </font>
    </property>
    <property name="text">
     <string>مبلغ ۱۰۰۰۰۰۰۰۰۰۰ در سال ۱۳۹۸/۰۸/۰۸</string>
    </property>
   </widget>
   <widget class="QLabel" name="label_126">
    <property name="geometry">
     <rect>
      <x>420</x>
      <y>440</y>
      <width>213</width>
      <height>17</height>
     </rect>
    </property>
    <property name="font">
     <font>
      <pointsize>10</pointsize>
     </font>
    </property>
    <property name="text">
     <string>مبلغ ۱۰۰۰۰۰۰۰۰۰۰ در سال ۱۳۹۸/۰۸/۰۸</string>
    </property>
   </widget>
   <widget class="QLabel" name="label_127">
    <property name="geometry">
     <rect>
      <x>190</x>
      <y>440</y>
      <width>213</width>
      <height>17</height>
     </rect>
    </property>
    <property name="font">
     <font>
      <pointsize>10</pointsize>
     </font>
    </property>
    <property name="text">
     <string>مبلغ ۱۰۰۰۰۰۰۰۰۰۰ در سال ۱۳۹۸/۰۸/۰۸</string>
    </property>
   </widget>
  </widget>
  <widget class="QStatusBar" name="statusbar"/>
 </widget>
 <resources/>
 <connections/>
</ui>
